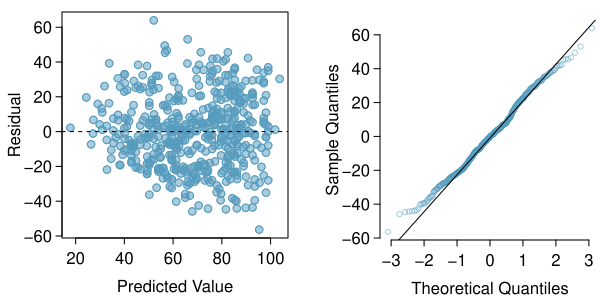

Source code (R):
library(openintro)
library(oibiostat)

data(COL)
data(prevend.samp)


residuals = resid(lm(RFFT ~ as.factor(Statin) + Age  + 
                    as.factor(Education) + as.factor(CVD), 
                  data=prevend.samp))

predicted = predict(lm(RFFT ~ as.factor(Statin) + Age  + 
                    as.factor(Education) + as.factor(CVD), 
                  data=prevend.samp))

myPDF("prevendRFFTStatinAgeEducCVDResidNormPlot.pdf", 6, 3,
      mfrow = c(1, 2),
      mgp = c(1.9, 0.5, 0),
      mar = c(3, 3, .5, .5) + 0.1)
#mar = c(3, 0.2, 1.5, 0.8) + 0.1)
plot(predicted,
     residuals,
     pch = 19,
     cex = 1,
     col = COL[1, 3],
     xlab = "Predicted Value",
     ylab = "Residual",
     ylim = c(min(residuals), max(residuals)))
points(predicted,
       residuals,
       cex = 1,
       col = COL[1])
#mtext("Predicted Value", 1, 1.9)

abline(lm(residuals ~ predicted), lty = 2)

par(mar = c(3,4,1,0))

qqnorm(residuals,
       cex = 0.7,
       main = '',
       axes = FALSE,
       ylab = "Sample Quantiles",
       col = COL[1,3])
axis(1)
axis(2)
qqline(residuals)

dev.off()
